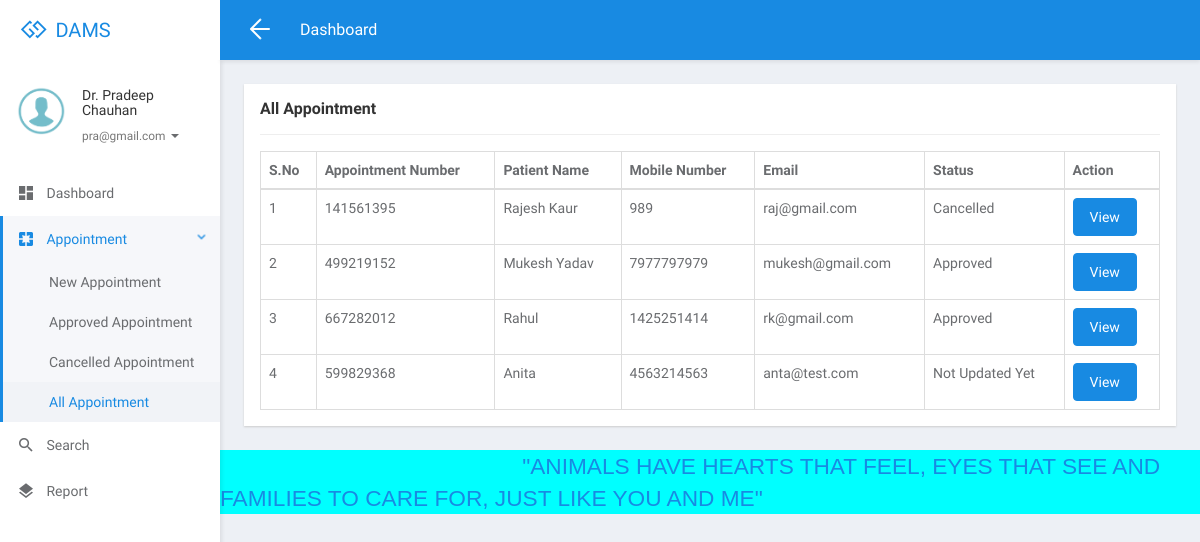
Page /dams/doctor/all-appointment.php (signed in) on the committed database.
### tables this page shows
CREATE TABLE `tbldoctor` (
  `ID` int(5) NOT NULL,
  `FullName` varchar(250) DEFAULT NULL,
  `MobileNumber` bigint(10) DEFAULT NULL,
  `Email` varchar(250) DEFAULT NULL,
  `location` varchar(250) DEFAULT NULL,
  `Password` varchar(259) DEFAULT NULL,
  `CreationDate` timestamp NULL DEFAULT current_timestamp()
);

CREATE TABLE `tblappointment` (
  `ID` int(10) NOT NULL,
  `AppointmentNumber` int(10) DEFAULT NULL,
  `Name` varchar(250) DEFAULT NULL,
  `MobileNumber` bigint(20) DEFAULT NULL,
  `Email` varchar(250) DEFAULT NULL,
  `AppointmentDate` date DEFAULT NULL,
  `AppointmentTime` time DEFAULT NULL,
  `location` varchar(250) DEFAULT NULL,
  `Doctor` int(10) DEFAULT NULL,
  `Message` mediumtext DEFAULT NULL,
  `ApplyDate` timestamp NULL DEFAULT current_timestamp(),
  `Remark` varchar(250) DEFAULT NULL,
  `Status` varchar(250) DEFAULT NULL,
  `UpdationDate` timestamp NULL DEFAULT NULL ON UPDATE current_timestamp()
);

### dams/doctor/all-appointment.php (the view, shortened to what this page needs)
<?php
include('includes/dbconnection.php');
if (strlen($_SESSION['damsid']==0)) {
  header('location:logout.php');
  } else{
  ?>
<!DOCTYPE html>
<html lang="en">
<head>
	<link rel="stylesheet" href="libs/bower/font-awesome/css/font-awesome.min.css">
	<link rel="stylesheet" href="libs/bower/material-design-iconic-font/dist/css/material-design-iconic-font.css">
	<link rel="stylesheet" href="libs/bower/animate.css/animate.min.css">
	<link rel="stylesheet" href="libs/bower/fullcalendar/dist/fullcalendar.min.css">
	<link rel="stylesheet" href="libs/bower/perfect-scrollbar/css/perfect-scrollbar.css">
	<link rel="stylesheet" href="assets/css/bootstrap.css">
	<link rel="stylesheet" href="assets/css/core.css">
	<link rel="stylesheet" href="assets/css/app.css">
</head>
<body class="menubar-left menubar-unfold menubar-light theme-primary">
<?php include_once('includes/header.php');?>
<?php include_once('includes/sidebar.php');?>
<main id="app-main" class="app-main">
  <div class="wrap">
	<section class="app-content">
		<div class="row">
			<div class="col-md-12">
				<div class="widget">
					<header class="widget-header">
						<h4 class="widget-title">All Appointment</h4>
					</header>
					<hr class="widget-separator">
					<div class="widget-body">
						<div class="table-responsive">
							<table class="table table-bordered table-hover js-basic-example dataTable table-custom">
								<thead>
									<tr>
										<th>S.No</th>
										<th>Appointment Number</th>
										<th>Patient Name</th>
										<th>Mobile Number</th>
										<th>Email</th>
									<th>Status</th>
										<th>Action</th>
									</tr>
								</thead>
								<tbody>
                  <?php
              $docid=$_SESSION['damsid'];
$sql="SELECT * from  tblappointment where Doctor=:docid";
$query = $dbh -> prepare($sql);
$query-> bindParam(':docid', $docid, PDO::PARAM_STR);
$query->execute();
$results=$query->fetchAll(PDO::FETCH_OBJ);
$cnt=1;
if($query->rowCount() > 0)
{
foreach($results as $row)
{               ?>
									<tr>
										<td><?php echo htmlentities($cnt);?></td>
										<td><?php  echo htmlentities($row->AppointmentNumber);?></td>
										<td><?php  echo htmlentities($row->Name);?></td>
										<td><?php  echo htmlentities($row->MobileNumber);?></td>
										<td><?php  echo htmlentities($row->Email);?></td>
                                        <?php if($row->Status==""){ ?>
                     <td><?php echo "Not Updated Yet"; ?></td>
<?php } else { ?>                  <td><?php  echo htmlentities($row->Status);?>
                  </td>
                  <?php } ?>
										<td><a href="view-appointment-detail.php?editid=<?php echo htmlentities ($row->ID);?>&&aptid=<?php echo htmlentities ($row->AppointmentNumber);?>" class="btn btn-primary">View</a></td>
									</tr>
								 <?php $cnt=$cnt+1;}} ?>
								</tbody>
							</table>
						</div>
					</div>
				</div>
			</div>
		</div>
	</section>
</div>
  <?php include_once('includes/footer.php');?>
</main>
</body>
</html>
<?php }  ?>

### dams/doctor/includes/header.php (shortened to what this page needs)
<nav id="app-navbar" class="navbar navbar-inverse navbar-fixed-top primary">
  <div class="navbar-header">
    <a href="dashboard.php" class="navbar-brand">
      <span class="brand-icon"><i class="fa fa-gg"></i></span>
      <span class="brand-name">DAMS</span>
    </a>
  </div>
  <div class="navbar-container container-fluid">
    <div class="collapse navbar-collapse" id="app-navbar-collapse">
      <ul class="nav navbar-toolbar navbar-toolbar-left navbar-left">
        <li class="hidden-float hidden-menubar-top">
          <a href="javascript:void(0)" role="button" id="menubar-fold-btn" class="hamburger hamburger--arrowalt is-active js-hamburger">
            <span class="hamburger-box"><span class="hamburger-inner"></span></span>
          </a>
        </li>
        <li>
          <h5 class="page-title hidden-menubar-top hidden-float">Dashboard</h5>
        </li>
      </ul>
    </div>
  </div>
</nav>

### dams/doctor/includes/sidebar.php (shortened to what this page needs)
<aside id="menubar" class="menubar light">
  <div class="app-user">
    <div class="media">
      <div class="media-left">
        <div class="avatar avatar-md avatar-circle">
          <a href="javascript:void(0)"><img class="img-responsive" src="assets/images/landing-page/images.png" alt="avatar"/></a>
        </div>
      </div>
      <div class="media-body">
        <div class="foldable">
          <?php
$eid=$_SESSION['damsid'];
$sql="SELECT FullName,Email from  tbldoctor where ID=:eid";
$query = $dbh -> prepare($sql);
$query->bindParam(':eid',$eid,PDO::PARAM_STR);
$query->execute();
$results=$query->fetchAll(PDO::FETCH_OBJ);
foreach($results as $row)
{
$email=$row->Email;
$fname=$row->FullName;
}   ?>
          <h5><a href="javascript:void(0)" class="username"><?php  echo $fname ;?></a></h5>
          <ul>
            <li class="dropdown">
              <a href="javascript:void(0)" class="dropdown-toggle usertitle" data-toggle="dropdown" aria-haspopup="true" aria-expanded="false">
                <small><?php  echo $email;?></small>
                <span class="caret"></span>
              </a>
            </li>
          </ul>
        </div>
      </div>
    </div>
  </div>
  <div class="menubar-scroll">
    <div class="menubar-scroll-inner">
      <ul class="app-menu">
        <li class="has-submenu">
          <a href="dashboard.php">
            <i class="menu-icon zmdi zmdi-view-dashboard zmdi-hc-lg"></i>
            <span class="menu-text">Dashboard</span>
          </a>
        </li>
       <li class="has-submenu">
          <a href="javascript:void(0)" class="submenu-toggle">
            <i class="menu-icon zmdi zmdi-pages zmdi-hc-lg"></i>
            <span class="menu-text">Appointment</span>
            <i class="menu-caret zmdi zmdi-hc-sm zmdi-chevron-right"></i>
          </a>
          <ul class="submenu">
            <li><a href="new-appointment.php"><span class="menu-text">New Appointment</span></a></li>
            <li><a href="approved-appointment.php"><span class="menu-text">Approved Appointment</span></a></li>
            <li><a href="cancelled-appointment.php"><span class="menu-text">Cancelled Appointment</span></a></li>
            <li><a href="all-appointment.php"><span class="menu-text">All Appointment</span></a></li>
          </ul>
        </li>
        <li>
          <a href="search.php">
            <i class="menu-icon zmdi zmdi-search zmdi-hc-lg"></i>
            <span class="menu-text">Search</span>
          </a>
        </li>
        <li>
          <a href="appointment-bwdates.php">
            <i class="menu-icon zmdi zmdi-layers zmdi-hc-lg"></i>
            <span class="menu-text">Report</span>
          </a>
        </li>
      </ul>
    </div>
  </div>
</aside>

### dams/includes/footer.php
<footer class="site-footer section-padding" id="contact" style="background-color:aqua" >
    <div id="div1" style="color:blue; font-Size:17pt; font-family:'Franklin Gothic Medium', 'Arial Narrow', Arial, sans-serif">
    <a>&nbsp;&nbsp;&nbsp;&nbsp;&nbsp;&nbsp;&nbsp;&nbsp;&nbsp;&nbsp;&nbsp;&nbsp;&nbsp;&nbsp;&nbsp;&nbsp;&nbsp;&nbsp;&nbsp;&nbsp;&nbsp;&nbsp;&nbsp;&nbsp;&nbsp;&nbsp;&nbsp;&nbsp;&nbsp;&nbsp;&nbsp;&nbsp;&nbsp;&nbsp;&nbsp;
               &nbsp;&nbsp;&nbsp;&nbsp;&nbsp;&nbsp;&nbsp;&nbsp;&nbsp;&nbsp;&nbsp;
               "ANIMALS HAVE HEARTS THAT FEEL, EYES THAT SEE AND FAMILIES TO CARE FOR, JUST LIKE YOU AND ME"  </a></div>
        </footer>

### rows in the picture
tbldoctor: FullName "Dr. Pradeep Chauhan", Email "pra@gmail.com"
tblappointment: AppointmentNumber "141561395", Name "Rajesh Kaur", MobileNumber "989", Email "raj@gmail.com", Status "Cancelled"
tblappointment: AppointmentNumber "499219152", Name "Mukesh Yadav", MobileNumber "7977797979", Email "mukesh@gmail.com", Status "Approved"
tblappointment: AppointmentNumber "667282012", Name "Rahul", MobileNumber "1425251414", Email "rk@gmail.com", Status "Approved"
tblappointment: AppointmentNumber "599829368", Name "Anita", MobileNumber "4563214563", Email "anta@test.com", shows "Not Updated Yet"
